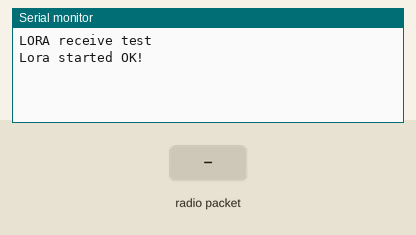
This sketch was run on a simulated ESP32. On the bench: the last lines printed to the serial monitor. Inputs (shaded band) come from the test bench. No radio packets arrive unless stated.

Above: at 1.2 s.
1.3 s: radio packet "1" arrives
At 2.5 s:
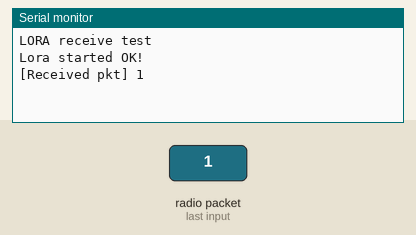
2.8 s: radio packet "0" arrives
At 3.6 s:
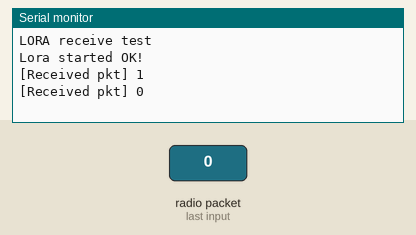
4.3 s: radio packet "2" arrives
At 4.7 s:
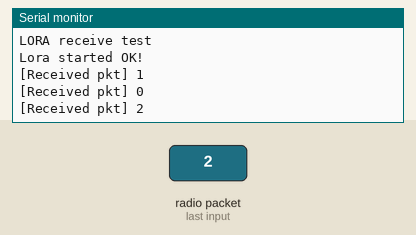

The sketch:

lora-receive.ino
```cpp
/*
 * This sketch receives data from LORA transmitter
  * receives and displys message packet from lora
  * based upon DroneBot workshop code
  * DroneBot Workshop 2023
  * https://dronebotworkshop.com
  * Author - Edwin Mwiti
  * July 20 2024
*/

#include <LoRa.h>
#include <SPI.h>

const int cs_pin = 25;
const int reset_pin = 14;
const int irq_pin = 22; // DIO0 on HOPE RF LORA MODULE - pin must have hardware interrupt

// message counter
byte message_count = 0;

void setup() {
   Serial.begin(115200);

   LoRa.setPins(cs_pin, reset_pin, irq_pin);
   Serial.println("LORA receive test");

   if(!LoRa.begin(868E6)) {
    Serial.println("Lora failed to start");
   } else {
    Serial.println("Lora started OK!");
   }

}

void loop() {

  // parse packet
  int pkt_sz = LoRa.parsePacket();
  if(pkt_sz) {
    // received packet
    Serial.print("[Received pkt] ");

    // Read packet
    while(LoRa.available()) {
      Serial.print((char) LoRa.read());
    }

    Serial.println();

    // // Print RSSI of the packet
    // Serial.print(" [RSSI]");
    // Serial.println(LoRa.packetRssi());
  }

}
```

Measured:
- after the input at 1.3 s, the serial monitor: prints a new line at once (image 1)
- after the input at 2.8 s, the serial monitor: prints a new line at once (image 2)
- after the input at 4.3 s, the serial monitor: prints a new line at once (image 3)
